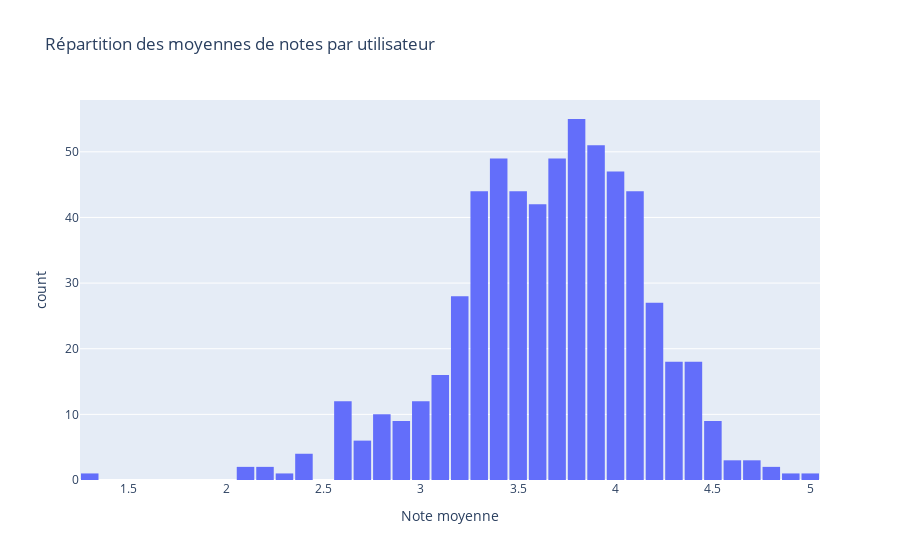

The notebook cell this image was saved under:
### Code cell
# Graphe 3 : Utilisateurs très positifs vs très critiques
avg_rating_per_user = ratings_df.groupby("userId")["rating"].mean().reset_index()
fig3 = px.histogram(
    avg_rating_per_user,
    x="rating",
    nbins=50,
    title="Répartition des moyennes de notes par utilisateur",
    labels={"rating": "Note moyenne"},
)
fig3.update_layout(bargap=0.1)
fig3.show()

### Figure 1 — Plotly figure (JSON) as saved in the notebook; plotly's stock layout.template omitted (floating-point values rounded to 4 significant figures; data arrays with more than 128 entries replaced by an {"elided": "..."} marker saying what was removed)
{"data": [{"bingroup": "x", "hovertemplate": "Note moyenne=%{x}<br>count=%{y}<extra></extra>", "legendgroup": "", "marker": {"color": "#636efa", "pattern": {"shape": ""}}, "name": "", "nbinsx": 50, "orientation": "v", "showlegend": false, "type": "histogram", "x": {"elided": "610 float values"}, "xaxis": "x", "yaxis": "y"}], "layout": {"bargap": 0.1, "barmode": "relative", "legend": {"tracegroupgap": 0}, "title": {"text": "Répartition des moyennes de notes par utilisateur"}, "xaxis": {"anchor": "y", "domain": [0, 1], "title": {"text": "Note moyenne"}}, "yaxis": {"anchor": "x", "domain": [0, 1], "title": {"text": "count"}}}}
